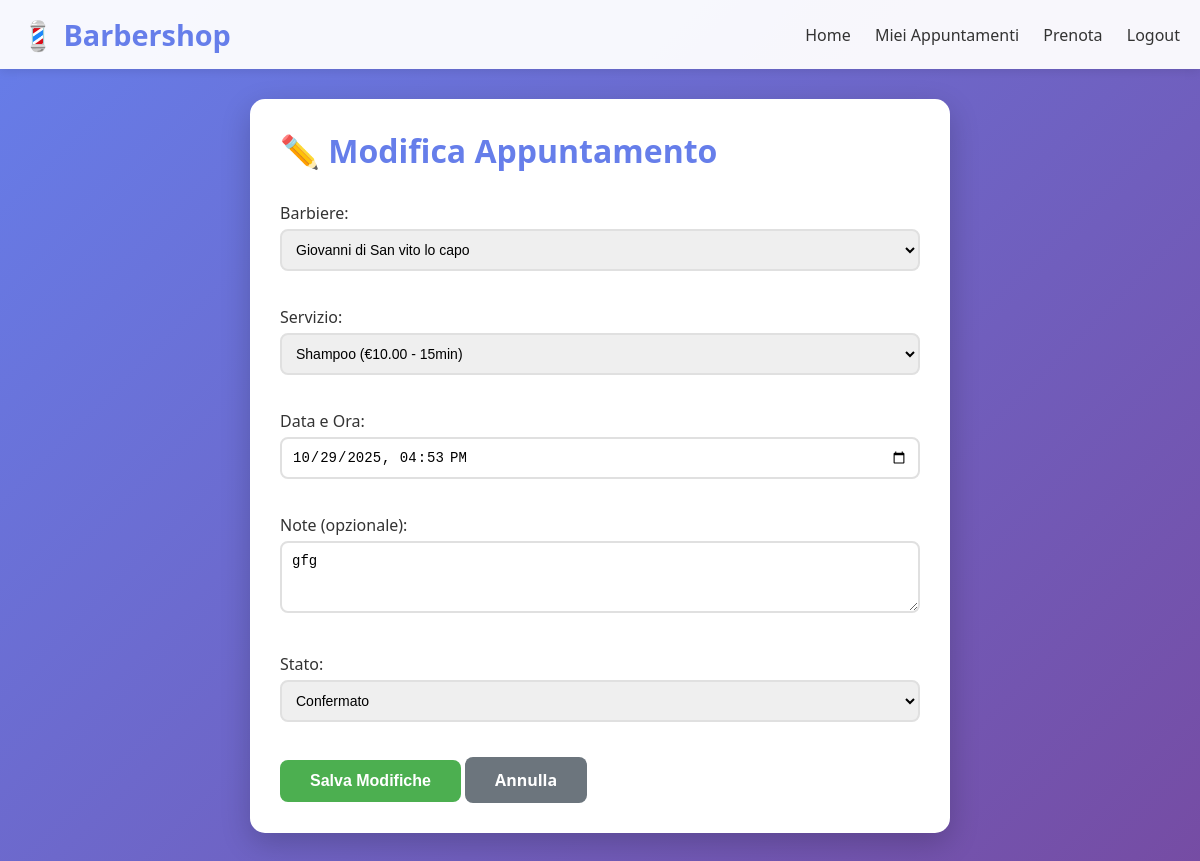
The app's page /appuntamenti/9/modifica/ (signed in) with its own data.
### appointments/models.py (models this page shows, shortened)
class Appuntamento(models.Model):
    STATI = [
        ('confermato', 'Confermato'),
        ('completato', 'Completato'),
        ('cancellato', 'Cancellato'),
        ('in_attesa', 'In Attesa'),
    ]
    cliente = models.ForeignKey(Cliente, on_delete=models.CASCADE, related_name='appuntamenti')
    barbiere = models.ForeignKey(Barbiere, on_delete=models.CASCADE, related_name='appuntamenti')
    servizio = models.ForeignKey(Servizio, on_delete=models.CASCADE)
    data_ora = models.DateTimeField(verbose_name="Data e ora")
    stato = models.CharField(max_length=20, choices=STATI, default='confermato')
    note = models.TextField(blank=True, null=True)
    creato_il = models.DateTimeField(auto_now_add=True)
    modificato_il = models.DateTimeField(auto_now=True)
    class Meta:
        verbose_name_plural = "Appuntamenti"
        ordering = ['-data_ora']

### appointments/views.py (the view)
# urls.py: path('appuntamenti/<int:appuntamento_id>/modifica/', views.modifica_appuntamento, name='modifica_appuntamento'),
@login_required
def modifica_appuntamento(request, appuntamento_id):
    try:
        cliente = Cliente.objects.get(user=request.user)
    except Cliente.DoesNotExist:
        messages.error(request, 'Profilo cliente non trovato.')
        return redirect('home')
    appuntamento = get_object_or_404(Appuntamento, id=appuntamento_id, cliente=cliente)
    if request.method == 'POST':
        form = AppuntamentoForm(request.POST, instance=appuntamento)
        if form.is_valid():
            form.save()
            messages.success(request, 'Appuntamento modificato con successo!')
            return redirect('lista_appuntamenti')
        else:
            messages.error(request, 'Per favore controlla la data e anche i dati mancanti per favore')
    else:
        form = AppuntamentoForm(instance=appuntamento)
    context = {
        'form': form,
        'appuntamento': appuntamento,
        'modifica': True,
    }
    return render(request, 'appointments/crea_appuntamento.html', context)

### appointments/models.py (called while the page is built)
    def __str__(self):
        return self.nome

    def __str__(self):
        return f"{self.nome} (€{self.prezzo} - {self.durata_minuti}min)"

### appointments/templates/appointments/crea_appuntamento.html (shortened to what this page needs)
{% extends 'appointments/base.html' %}
{% block content %}
<div class="card" style="max-width: 700px; margin: 0 auto;">
    <h1 style="color: #667eea; margin-bottom: 30px;">
        {% if modifica %}
            ✏️ Modifica Appuntamento
        {% else %}
            ➕ Nuovo Appuntamento
        {% endif %}
    </h1>
    <form method="POST">
        <div class="form-group">
            <label>Barbiere:</label>
            {{ form.barbiere }}
        </div>
        <div class="form-group">
            <label>Servizio:</label>
            {{ form.servizio }}
        </div>
        <div class="form-group">
            <label>Data e Ora:</label>
            {{ form.data_ora }}
        </div>
         <div class="form-group">
             <label>Note (opzionale):</label>
             {{ form.note }}
         </div>
         {% if 'stato' in form.fields %}
         <div class="form-group">
             <label>Stato:</label>
             {{ form.stato }}
         </div>
         {% endif %}
         <button type="submit" class="btn btn-success">
             {% if modifica %}Salva Modifiche{% else %}Prenota{% endif %}
         </button>
        <a href="{% url 'lista_appuntamenti' %}" class="btn btn-secondary">Annulla</a>
    </form>
</div>
{% endblock %}

### appointments/templates/appointments/base.html (style rules this page uses)
* { margin: 0; padding: 0; box-sizing: border-box; }
body { font-family: 'Segoe UI', Tahoma, Geneva, Verdana, sans-serif; background: linear-gradient(135deg, #667eea 0%, #764ba2 100%); min-height: 100vh; padding-bottom: 50px; }
.card { background: white; border-radius: 15px; padding: 30px; box-shadow: 0 10px 30px rgba(0,0,0,0.2); margin-bottom: 20px; }
.form-control { width: 100%; padding: 10px; border: 2px solid #e0e0e0; border-radius: 8px; font-size: 14px; margin-bottom: 15px; }
.form-group { margin-bottom: 20px; }
.form-group label { display: block; margin-bottom: 5px; font-weight: 500; color: #333; }
.btn { padding: 12px 30px; border: none; border-radius: 8px; font-size: 16px; font-weight: bold; cursor: pointer; transition: all 0.3s; text-decoration: none; display: inline-block; }
.btn-success { background: #4caf50; color: white; }
.btn-secondary { background: #6c757d; color: white; }

### records on screen
Appuntamento: barbiere "Giovanni di San vito lo capo", servizio "Shampoo (€10.00 - 15min)", data_ora "10/29/2025 16:53", note "gfg", stato "Confermato"
